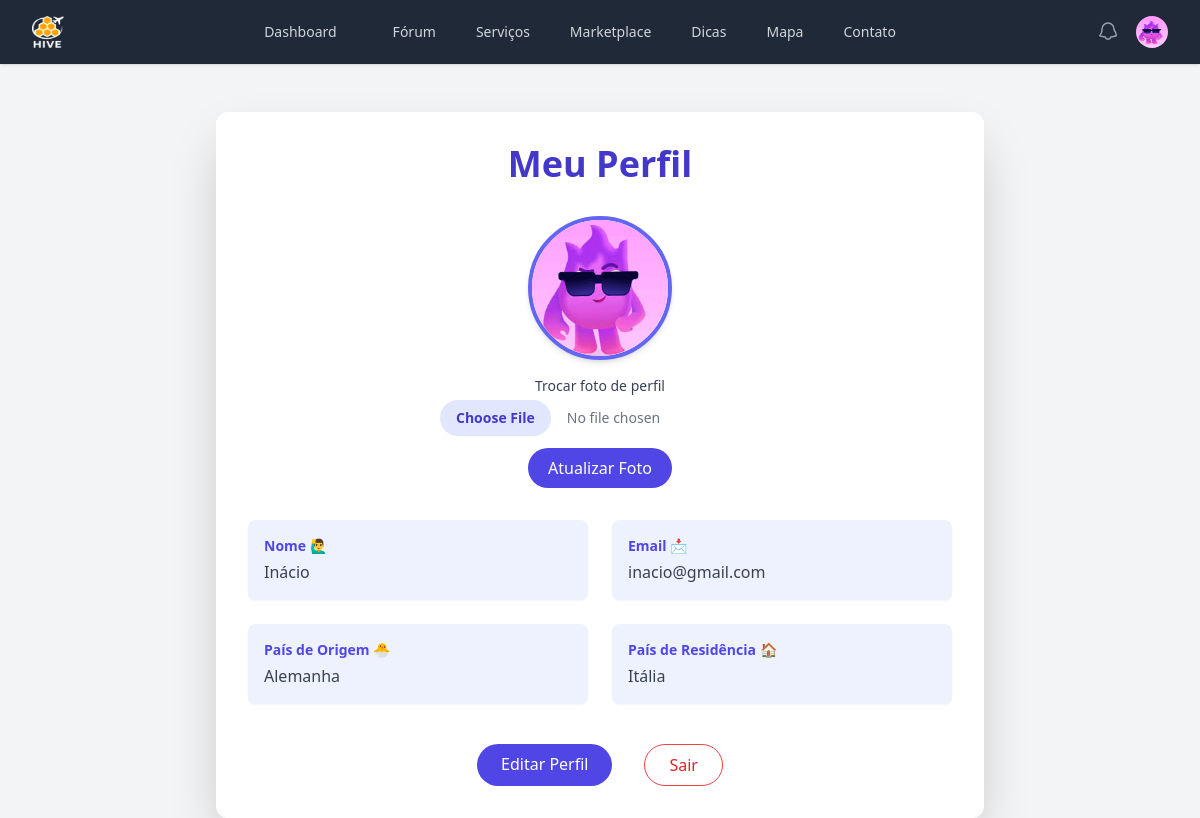
/perfil.php (signed in), run on the app's committed database.
### tables this page shows
CREATE TABLE `usuarios` (
  `id` int(11) NOT NULL AUTO_INCREMENT,
  `nome` varchar(100) NOT NULL,
  `email` varchar(100) NOT NULL,
  `senha` varchar(255) NOT NULL,
  `data_registro` datetime DEFAULT current_timestamp(),
  `pais_origem` varchar(100),
  `pais_residencia` varchar(100),
  `foto_perfil` varchar(255),
  PRIMARY KEY (`id`),
  UNIQUE KEY `email` (`email`)
);

### Classes/navbar.config.php (called while the page is built, shortened)
<?php
$conn = new mysqli("localhost", "root", "", "hivedb");
$pagina_atual = basename($_SERVER['PHP_SELF']);
if (isset($_SESSION['nome'])) {
    $usuario_logado = $_SESSION['nome'];
    $stmt = $conn->prepare("SELECT foto_perfil FROM usuarios WHERE nome = ?");
    $stmt->bind_param("s", $usuario_logado);
    $stmt->execute();
    $resultado = $stmt->get_result();
    $dados = $resultado->fetch_assoc();
    if (!empty($dados['foto_perfil'])) {
        $fotoPerfil = htmlspecialchars($dados['foto_perfil']);
    }
}
?>

### Classes/perfil.class.php (called while the page is built, shortened)
<?php
$conn = new mysqli("localhost", "root", "", "hivedb");
$usuario_logado = $_SESSION['nome'];
$stmt = $conn->prepare("SELECT nome, email, pais_origem, pais_residencia, foto_perfil FROM usuarios WHERE nome = ?");
$stmt->bind_param("s", $usuario_logado);
$stmt->execute();
$resultado = $stmt->get_result();
$usuario = $resultado->fetch_assoc();
?>

### perfil.php (the view, shortened to what this page needs)
<?php
include 'Classes/perfil.class.php';
?>
<!DOCTYPE html>
<html lang="pt-BR">
<head>
  <script src="https://cdn.tailwindcss.com"></script>
</head>
<?php include 'navbar.php'; ?>
<body class="bg-gradient-to-b from-indigo-100 to-white min-h-screen py-10">
  <br><br>
  <div class="max-w-3xl mx-auto bg-white shadow-2xl rounded-xl p-8">
    <h1 class="text-4xl font-bold text-center text-indigo-700 mb-8">Meu Perfil</h1>
    <div class="flex flex-col items-center mb-8">
      <img src="<?= htmlspecialchars($fotoPerfil) ?>"
           alt="Foto de perfil"
           class="w-36 h-36 rounded-full border-4 border-indigo-500 object-cover shadow-md mb-4">
      <form method="POST" enctype="multipart/form-data" class="w-full max-w-xs text-center">
        <label class="block text-sm font-medium text-gray-700 mb-1">Trocar foto de perfil</label>
        <input type="file" name="nova_foto" accept="image/*"
               class="block w-full text-sm text-gray-500 file:mr-4 file:py-2 file:px-4
                      file:rounded-full file:border-0
                      file:text-sm file:font-semibold
                      file:bg-indigo-100 file:text-indigo-700
                      hover:file:bg-indigo-200 mb-3" required>
        <button type="submit"
                class="bg-indigo-600 text-white px-5 py-2 rounded-full hover:bg-indigo-700 transition">Atualizar Foto</button>
      </form>
    </div>
    <div class="grid grid-cols-1 sm:grid-cols-2 gap-6 text-gray-700">
      <div class="bg-indigo-50 p-4 rounded-lg shadow-sm">
        <h2 class="font-semibold text-sm text-indigo-600 mb-1">Nome 🙋‍♂️</h2>
        <p><?= htmlspecialchars($usuario['nome']) ?></p>
      </div>
      <div class="bg-indigo-50 p-4 rounded-lg shadow-sm">
        <h2 class="font-semibold text-sm text-indigo-600 mb-1">Email 📩</h2>
        <p><?= htmlspecialchars($usuario['email']) ?></p>
      </div>
      <div class="bg-indigo-50 p-4 rounded-lg shadow-sm">
        <h2 class="font-semibold text-sm text-indigo-600 mb-1">País de Origem 🐣</h2>
        <p><?= htmlspecialchars($usuario['pais_origem']) ?></p>
      </div>
      <div class="bg-indigo-50 p-4 rounded-lg shadow-sm">
        <h2 class="font-semibold text-sm text-indigo-600 mb-1">País de Residência 🏠</h2>
        <p><?= htmlspecialchars($usuario['pais_residencia']) ?></p>
      </div>
    </div>
    <div class="mt-10 flex justify-center space-x-4">
      <a href="editar_perfil.php"
         class="bg-indigo-600 text-white px-6 py-2 rounded-full hover:bg-indigo-700 transition">Editar Perfil</a>
      <a href="logout.php"
         class="px-6 py-2 rounded-full border border-red-500 text-red-600 hover:bg-red-50 transition">Sair</a>
    </div>
  </div>
</body>
</html>

### navbar.php (shortened to what this page needs)
<?php
include 'Classes/navbar.config.php';
?>
<!DOCTYPE html>
<html lang="en">
<head>
<script src="https://cdn.jsdelivr.net/npm/@tailwindcss/browser@4"></script>
</head>
<body class="bg-gray-100">
  <nav class="bg-gray-800 shadow">
    <div class="max-w-7xl mx-auto px-4 sm:px-6 lg:px-8">
      <div class="flex items-center justify-between h-16">
        <div class="flex-shrink-0">
          <a href="dashboard.php"><img class="h-8 w-8" src="images/hivelogowhite.png" alt="Logo"></a>
        </div>
        <div class="hidden sm:flex sm:space-x-4">
          <a href="dashboard.php" class="<?= $pagina_atual === 'dashboard.php' ? 'bg-gray-900 text-white' : 'text-gray-300 hover:text-white' ?> px-3 py-2 rounded-md text-sm font-medium">Dashboard</a>
          <a href="forum.php" class="<?= $pagina_atual === 'forum.php' ? 'bg-gray-900 text-white' : 'text-gray-300 hover:text-white' ?> px-3 py-2 rounded-md text-sm font-medium">Fórum</a>
          <a href="servicos.php" class="<?= $pagina_atual === 'servicos.php' ? 'bg-gray-900 text-white' : 'text-gray-300 hover:text-white' ?> px-3 py-2 rounded-md text-sm font-medium">Serviços</a>
          <a href="marketplace.php" class="<?= $pagina_atual === 'marketplace.php' ? 'bg-gray-900 text-white' : 'text-gray-300 hover:text-white' ?> px-3 py-2 rounded-md text-sm font-medium">Marketplace</a>
          <a href="dicas.php" class="<?= $pagina_atual === 'dicas.php' ? 'bg-gray-900 text-white' : 'text-gray-300 hover:text-white' ?> px-3 py-2 rounded-md text-sm font-medium">Dicas</a>
          <a href="mapa.php" class="<?= $pagina_atual === 'dicas.php' ? 'bg-gray-900 text-white' : 'text-gray-300 hover:text-white' ?> px-3 py-2 rounded-md text-sm font-medium">Mapa</a>
          <a href="Contato.php" class="<?= $pagina_atual === 'Contato.php' ? 'bg-gray-900 text-white' : 'text-gray-300 hover:text-white' ?> px-3 py-2 rounded-md text-sm font-medium">Contato</a>
        </div>
        <div class="flex items-center space-x-4">
          <button class="text-gray-400 hover:text-white">
          </button>
          <div class="relative">
            <button id="profile-button" class="flex text-sm bg-gray-800 rounded-full focus:outline-none focus:ring-2 focus:ring-white focus:ring-offset-2 focus:ring-offset-gray-800">
              <img class="h-8 w-8 rounded-full" src="<?= $fotoPerfil ?>" alt="User">
            </button>
          </div>
        </div>
      </div>
    </div>
  </nav>
</body>
</html>

### data on the page
usuarios: foto_perfil (picture), nome "Inácio", email "inacio@gmail.com", pais_origem "Alemanha", pais_residencia "Itália"
